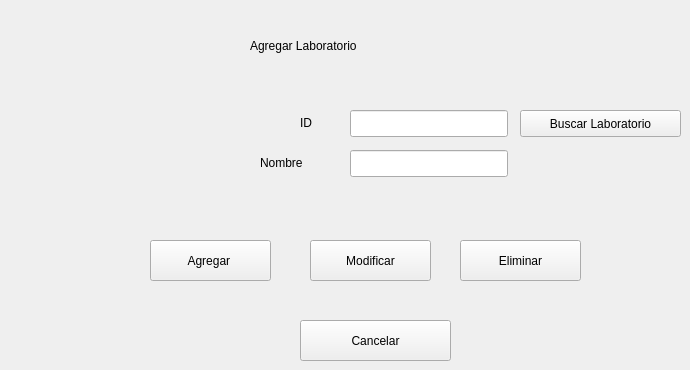
     <widget class="QWidget" name="tab_6">
      <attribute name="title">
       <string>Agregar Laboratorio</string>
      </attribute>
      <widget class="QLabel" name="label_28">
       <property name="geometry">
        <rect>
         <x>250</x>
         <y>30</y>
         <width>261</width>
         <height>31</height>
        </rect>
       </property>
       <property name="styleSheet">
        <string notr="true">font: italic 20pt &quot;URW Palladio L&quot;;</string>
       </property>
       <property name="text">
        <string>Agregar Laboratorio</string>
       </property>
      </widget>
      <widget class="QLineEdit" name="tf_Laboratorio_id">
       <property name="geometry">
        <rect>
         <x>350</x>
         <y>110</y>
         <width>158</width>
         <height>27</height>
        </rect>
       </property>
      </widget>
      <widget class="QLabel" name="label_30">
       <property name="geometry">
        <rect>
         <x>300</x>
         <y>110</y>
         <width>21</width>
         <height>26</height>
        </rect>
       </property>
       <property name="text">
        <string>ID</string>
       </property>
      </widget>
      <widget class="QLabel" name="label_33">
       <property name="geometry">
        <rect>
         <x>260</x>
         <y>150</y>
         <width>61</width>
         <height>26</height>
        </rect>
       </property>
       <property name="text">
        <string>Nombre</string>
       </property>
      </widget>
      <widget class="QLineEdit" name="tf_Laboratorio_nombre">
       <property name="geometry">
        <rect>
         <x>350</x>
         <y>150</y>
         <width>158</width>
         <height>27</height>
        </rect>
       </property>
      </widget>
      <widget class="QPushButton" name="bt_Laboratorio_agregar">
       <property name="geometry">
        <rect>
         <x>150</x>
         <y>240</y>
         <width>121</width>
         <height>41</height>
        </rect>
       </property>
       <property name="text">
        <string>Agregar </string>
       </property>
      </widget>
      <widget class="QPushButton" name="bt_Laboratorio_cancelar">
       <property name="geometry">
        <rect>
         <x>300</x>
         <y>320</y>
         <width>151</width>
         <height>41</height>
        </rect>
       </property>
       <property name="text">
        <string>Cancelar</string>
       </property>
      </widget>
      <widget class="QPushButton" name="bt_Laboratorio_Modificar">
       <property name="geometry">
        <rect>
         <x>310</x>
         <y>240</y>
         <width>121</width>
         <height>41</height>
        </rect>
       </property>
       <property name="text">
        <string>Modificar</string>
       </property>
      </widget>
      <widget class="QPushButton" name="bt_Laboratorio_Eliminar">
       <property name="geometry">
        <rect>
         <x>460</x>
         <y>240</y>
         <width>121</width>
         <height>41</height>
        </rect>
       </property>
       <property name="text">
        <string>Eliminar</string>
       </property>
      </widget>
      <widget class="QPushButton" name="bt_FindLaboratorio">
       <property name="geometry">
        <rect>
         <x>520</x>
         <y>110</y>
         <width>161</width>
         <height>27</height>
        </rect>
       </property>
       <property name="text">
        <string>Buscar Laboratorio</string>
       </property>
      </widget>
     </widget>
